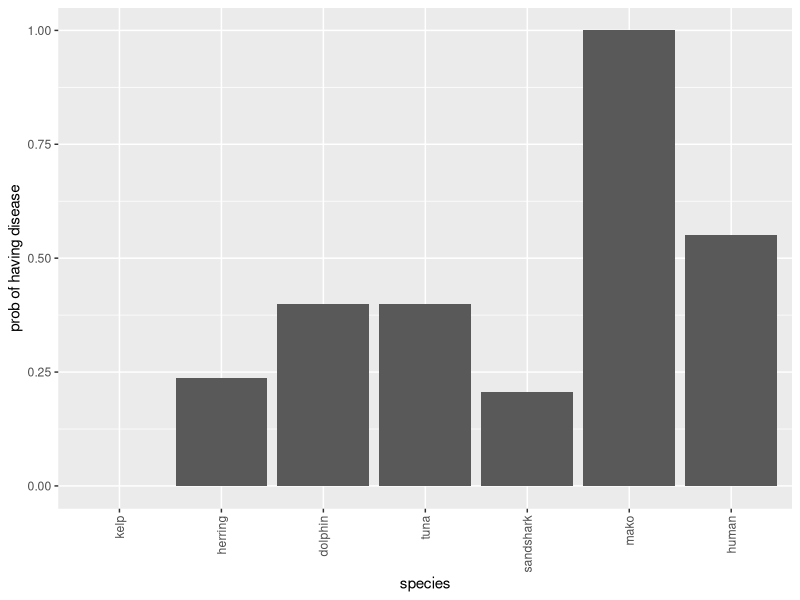

Here is the R script that generated this plot: (Note: this script raises an error after producing the figure.)
# Code for foodweb problem

library(tidyverse)

# First set up the structure of the Bayes net along with functions for computing the prior and likelihood

speciesnames <- c("kelp", "herring", "dolphin", "tuna", "sandshark", "mako", "human")

b <- 0.1 # base rate
t <- 0.5 # transmission rate

# set up noisy-OR CPDs

zerop <- c(1-b,b)
onep  <- structure(.Data = c(1-b,(1-t)*(1-b),b,1 - (1-t)*(1-b)), .Dim = c(2,2))
twop  <- structure(.Data = c( 1-b, 
                             (1-t)*(1-b), 
                             (1-t)*(1-b), 
                             (1-t)*(1-t)*(1-b), 
                              b, 
                              1-(1-t)*(1-b), 
                              1-(1-t)*(1-b), 
                              1-(1-t)*(1-t)*(1-b)),  .Dim = c(2,2,2))
cpds <- list( kelp=zerop, 
              herring=onep, 
              dolphin=onep,
              tuna=onep,
              sandshark=onep,
              mako=twop,
              human=onep )

# function that computes the probability of hypothesis H, which specifies a value for each species in the foodweb 

p_h <- function(h) {
  prob = cpds$kelp[h$kelp] *
    cpds$herring[h$kelp,h$herring] *
    cpds$dolphin[h$herring,h$dolphin] *
    cpds$tuna[h$herring,h$tuna] *
    cpds$sandshark[h$herring,h$sandshark] *
    cpds$mako[h$dolphin,h$tuna,h$mako] *
    cpds$human[h$mako,h$human] 

  return(prob)
}

# Compute likelihood assuming weak sampling
p_obs_given_h <- function(obs, h) {
  likelihood <- 1
  for (l in labels(obs)) {
    if (obs[l] != h[l]) {
      likelihood <-  0
    }
  }
  return(likelihood)
}

#--------------------------------------------------------------------------------
# 1. Inference by enumerating the entire hypothesis space.

# create full hypothesis space. Unlike the number game code, here we use 1 and 2 to indicate FALSE and TRUE respectively
n <-  length(speciesnames)
hs <-  expand.grid(replicate(n, 1:2, simplify = FALSE))
colnames(hs) <- speciesnames
hs <- as.tibble(hs)
nH <- nrow(hs)

# specify observations here

obs <- list(kelp=1, mako=2)

hs$prior = NA
hs$likelihood = NA

# set up prior and likelihood

for (i in 1:nH) {
  hs$prior[i] <- p_h(hs[i,])
  hs$likelihood[i] <- p_obs_given_h(obs, hs[i,])
}

# compute posterior

hs$posterior <- hs$prior* hs$likelihood
# "normalise" the posterior so that it sums to 1
hs$posterior <- hs$posterior / sum( hs$posterior ) 

# compute posterior predictive distribution: ie generalization for each animal in foodweb

gen <- hs[1,]
for( animalname  in speciesnames ) {
    consistentHypotheses <- as.logical(hs[[animalname]]-1)
    gen[animalname] <- sum( hs$posterior[consistentHypotheses] ) 
}

# define plot function
makeplot <- function(gen) {
    genplot <- gather(gen)
    genplot <- genplot %>%
       mutate(species = factor(key, levels=speciesnames), gen=value) 

    pic <- genplot %>%
       ggplot(aes(x=species, y=value)) +
       scale_y_continuous(lim=c(0,1)) +  
       geom_col() + 
       theme(axis.text.x = element_text(angle = 90, hjust = 1, vjust = 0.5)) +
       xlab("species") +
       ylab("prob of having disease") 

    plot(pic)
}

# call plot function
makeplot(gen[1:n])

#-------------------------------------------------------------------------------
# 2. Inference by naive sampling

# Sample a hypothesis from the prior

sample_h <- function() {
  tfvals <- c(1,2)
  h <- list()
  h$kelp <- sample(tfvals, 1, prob=cpds$kelp)   
  h$herring <- sample(tfvals, 1, prob=cpds$herring[h$kelp,])   
  h$dolphin <- sample(tfvals, 1, prob=cpds$dolphin[h$herring,])   
  h$tuna <- sample(tfvals, 1, prob=cpds$tuna[h$herring,])   
  h$sandshark <- sample(tfvals, 1, prob=cpds$sandshark[h$herring,])   
  h$mako <- sample(tfvals, 1, prob=cpds$mako[h$dolphin,h$tuna,])   
  h$human <- sample(tfvals, 1, prob=cpds$human[h$mako,])   

  return(h)
}


nsample <- 1000
samples <- data.frame((matrix(NA, nrow = nsample, ncol = n)))
colnames(samples) <- speciesnames
samples <- as.tibble(samples)
for (i in 1:nsample) {
  samples[i,] <- sample_v()
}

samples$consistent <- NA

# compute whether each sample is consistent with the observations
for (i in 1:nsample) {
  samples$consistent[i] <- p_obs_given_h(obs, samples[i,])
}

consistentHypotheses <- as.logical(samples$consistent)
consistentsamples <- samples[consistentHypotheses,1:n]
gen <- samples[1,]
for( animalname  in speciesnames ) {
    # for each species compute the proportion of consistent samples for which it takes value TRUE
    gen[animalname] <- mean( consistentsamples[[animalname]] ) - 1 
    # NB: we need to subtract 1 from the mean because we're using 1 and 2 for TRUE and FALSE instead of 0 and 1

}

makeplot(gen[1:n])


